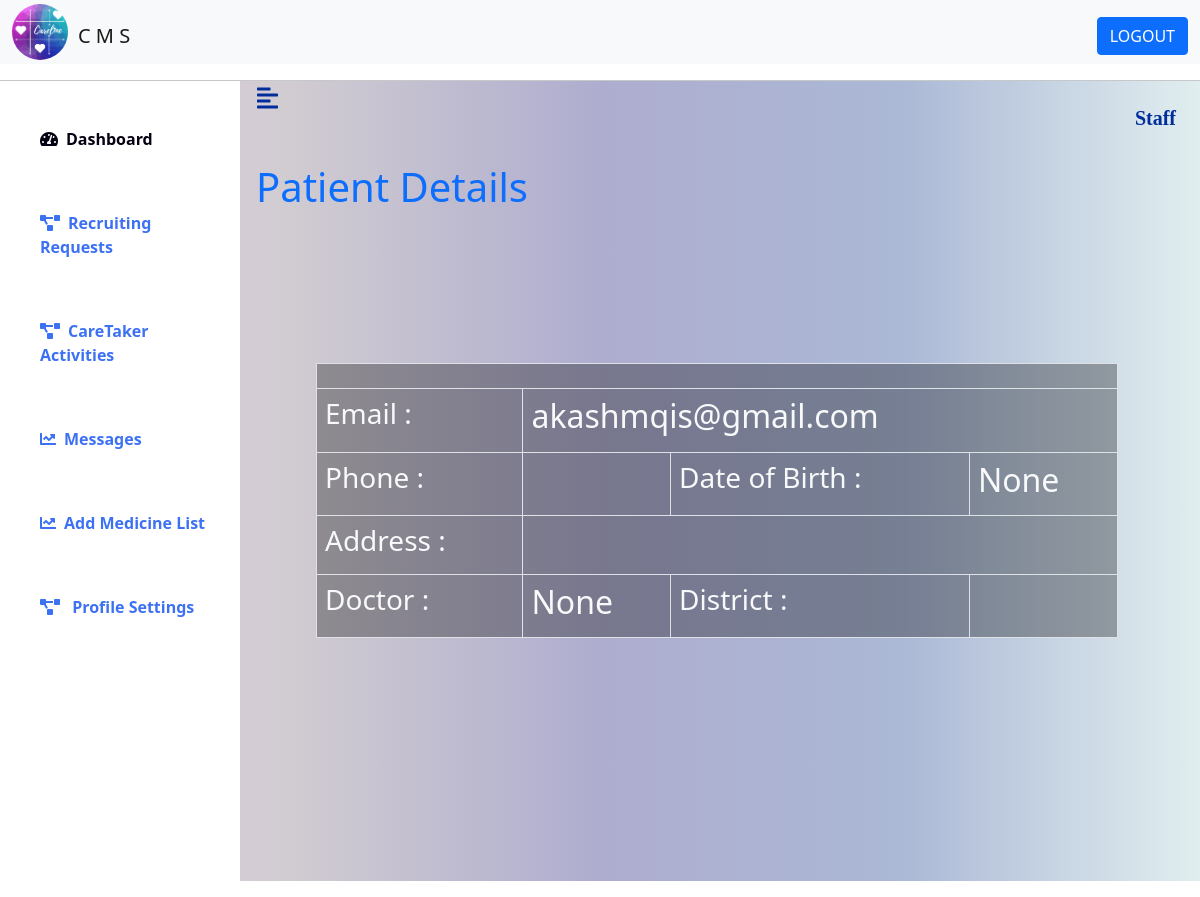
Screenshot of /cms_view_pt/5 with the database file from the repository.
### careapp/models.py (models this page shows)
class User(AbstractUser):
    email=models.EmailField(max_length=45)
    phone=models.CharField(max_length=15)
    d_o_b=models.DateField(null=True)
    address=models.TextField(max_length=600)
    dist=models.CharField(max_length=45)
    state=models.CharField(max_length=45)
    id_proof=models.CharField(max_length=40)
    dr_name=models.CharField(max_length=40,null=True)
    allot_status=models.IntegerField(null=True)
    salary=models.FloatField(null=True)
    usertype=models.IntegerField(null=True)
    resume=models.FileField(null=True)
    cr_status=models.IntegerField(null=True)
    p_id=models.IntegerField(null=True)
    cr_id=models.IntegerField(null=True)
    s_id=models.IntegerField(null=True)

### careapp/views.py (the view)
# urls.py: path("cms_view_pt/<int:id>",cms_view_pt),
def cms_view_pt(request,id):
    us=User.objects.filter(id=id).get()
    return render(request,"cms_view_pt.html",{'user':us})

### careapp/templates/cms_view_pt.html (shortened to what this page needs)
{% extends 'cms_dash.html' %}
    {% block dash %}
    <h1 class="text-primary">Patient Details</h1>
    <div class="row container" style="width: 90%;">
        <table class="table table-bordered m-5 text-light" style="background-color:rgba(0, 0, 0, 0.313);">
            <tr>
                <td colspan="4">
                </td>
            </tr>
            <tr>
                <td><h3>Email :</h3></td>
                <td colspan="3"><h2>{{ user.email }}</h2></td>
            </tr>
            <tr>
                <td><h3>Phone :</h3></td>
                <td><h2>{{ user.phone }}</h2></td>
                <td><h3>Date of Birth :</h3></td>
                <td><h2>{{ user.d_o_b }}</h2></td>
            </tr>
            <tr>
                <td colspan="1"><h3>Address :</h3></td>
                <td colspan="3"><h2>{{ user.address }}</h2></td>
            </tr>
            <tr>
                <td><h3>Doctor :</h3></td>
                <td><h2>{{ user.dr_name }}</h2></td>
                <td><h3>District :</h3></td>
                <td><h2>{{ user.dist }}</h2></td>
            </tr>
        </table>
    </div>
    {% endblock %}

### careapp/static/css/index.css (style rules this page uses)
.row>* { flex-shrink: 0; width: 100%; max-width: 100%; padding-right: calc(var(--bs-gutter-x) * .5); padding-left: calc(var(--bs-gutter-x) * .5); margin-top: var(--bs-gutter-y); }

### careapp/static/css/styles.css (style rules this page uses)
:root { --main-bg-color: #009d63; --main-text-color: #060112; --second-text-color: #3d71f4; --second-bg-color: #ddabf7; }
.row>* { position: relative; top: 96px; }

### rows the page displays
User: email "akashmqis@gmail.com", d_o_b "None", dr_name "None"
